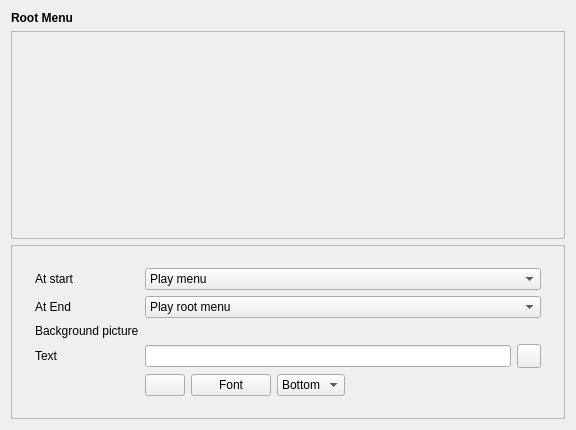
<?xml version="1.0" encoding="UTF-8"?>
<ui version="4.0">
 <class>menuEdit</class>
 <widget class="QWidget" name="menuEdit">
  <property name="geometry">
   <rect>
    <x>0</x>
    <y>0</y>
    <width>576</width>
    <height>430</height>
   </rect>
  </property>
  <property name="windowTitle">
   <string>Edit Menu</string>
  </property>
  <layout class="QGridLayout" name="gridLayout_3">
   <item row="0" column="0">
    <widget class="QLabel" name="lTitle">
     <property name="sizePolicy">
      <sizepolicy hsizetype="Preferred" vsizetype="Fixed">
       <horstretch>0</horstretch>
       <verstretch>0</verstretch>
      </sizepolicy>
     </property>
     <property name="font">
      <font>
       <weight>75</weight>
       <bold>true</bold>
      </font>
     </property>
     <property name="text">
      <string>Root Menu</string>
     </property>
     <property name="wordWrap">
      <bool>false</bool>
     </property>
    </widget>
   </item>
   <item row="1" column="0">
    <widget class="QFrame" name="widget">
     <property name="frameShape">
      <enum>QFrame::StyledPanel</enum>
     </property>
    </widget>
   </item>
   <item row="2" column="0">
    <widget class="QFrame" name="frame_3">
     <property name="sizePolicy">
      <sizepolicy hsizetype="Preferred" vsizetype="Fixed">
       <horstretch>0</horstretch>
       <verstretch>0</verstretch>
      </sizepolicy>
     </property>
     <property name="frameShape">
      <enum>QFrame::StyledPanel</enum>
     </property>
     <property name="frameShadow">
      <enum>QFrame::Raised</enum>
     </property>
     <layout class="QGridLayout" name="gridLayout_2">
      <item row="0" column="0">
       <spacer name="horizontalSpacer_3">
        <property name="orientation">
         <enum>Qt::Horizontal</enum>
        </property>
        <property name="sizeType">
         <enum>QSizePolicy::Minimum</enum>
        </property>
       </spacer>
      </item>
      <item row="0" column="1">
       <widget class="QFrame" name="frame_2">
        <layout class="QGridLayout" name="gridLayout">
         <item row="0" column="0">
          <widget class="QLabel" name="textLabel1_2">
           <property name="text">
            <string>At start</string>
           </property>
           <property name="wordWrap">
            <bool>false</bool>
           </property>
          </widget>
         </item>
         <item row="0" column="1" colspan="4">
          <widget class="QComboBox" name="cbStart">
           <item>
            <property name="text">
             <string>Play menu</string>
            </property>
           </item>
           <item>
            <property name="text">
             <string>Play title 1</string>
            </property>
           </item>
          </widget>
         </item>
         <item row="1" column="0">
          <widget class="QLabel" name="textLabel1_2_2">
           <property name="text">
            <string>At End</string>
           </property>
           <property name="wordWrap">
            <bool>false</bool>
           </property>
          </widget>
         </item>
         <item row="1" column="1" colspan="4">
          <widget class="QComboBox" name="cbEnd">
           <item>
            <property name="text">
             <string>Play root menu</string>
            </property>
           </item>
           <item>
            <property name="text">
             <string>Play title menu</string>
            </property>
           </item>
           <item>
            <property name="text">
             <string>Play title 1</string>
            </property>
           </item>
          </widget>
         </item>
         <item row="2" column="0">
          <widget class="QLabel" name="textLabel1">
           <property name="sizePolicy">
            <sizepolicy hsizetype="Fixed" vsizetype="Preferred">
             <horstretch>0</horstretch>
             <verstretch>0</verstretch>
            </sizepolicy>
           </property>
           <property name="text">
            <string>Background picture</string>
           </property>
           <property name="wordWrap">
            <bool>false</bool>
           </property>
          </widget>
         </item>
         <item row="2" column="1" colspan="4">
          <widget class="KUrlRequester" name="urBackground"/>
         </item>
         <item row="3" column="0">
          <widget class="QLabel" name="textLabel2">
           <property name="sizePolicy">
            <sizepolicy hsizetype="Fixed" vsizetype="Preferred">
             <horstretch>0</horstretch>
             <verstretch>0</verstretch>
            </sizepolicy>
           </property>
           <property name="text">
            <string>Text</string>
           </property>
           <property name="wordWrap">
            <bool>false</bool>
           </property>
          </widget>
         </item>
         <item row="3" column="1" colspan="4">
          <layout class="QHBoxLayout" name="horizontalLayout">
           <item>
            <widget class="QLineEdit" name="leTitle"/>
           </item>
           <item>
            <widget class="QPushButton" name="bAddText">
             <property name="sizePolicy">
              <sizepolicy hsizetype="Maximum" vsizetype="Maximum">
               <horstretch>0</horstretch>
               <verstretch>0</verstretch>
              </sizepolicy>
             </property>
             <property name="minimumSize">
              <size>
               <width>24</width>
               <height>24</height>
              </size>
             </property>
             <property name="maximumSize">
              <size>
               <width>24</width>
               <height>24</height>
              </size>
             </property>
             <property name="text">
              <string/>
             </property>
             <property name="shortcut">
              <string/>
             </property>
            </widget>
           </item>
          </layout>
         </item>
         <item row="4" column="1">
          <widget class="KColorButton" name="cbColor">
           <property name="sizePolicy">
            <sizepolicy hsizetype="Fixed" vsizetype="Fixed">
             <horstretch>0</horstretch>
             <verstretch>0</verstretch>
            </sizepolicy>
           </property>
           <property name="text">
            <string/>
           </property>
          </widget>
         </item>
         <item row="4" column="2">
          <widget class="QPushButton" name="bFont">
           <property name="sizePolicy">
            <sizepolicy hsizetype="Minimum" vsizetype="Fixed">
             <horstretch>0</horstretch>
             <verstretch>0</verstretch>
            </sizepolicy>
           </property>
           <property name="text">
            <string>Font</string>
           </property>
          </widget>
         </item>
         <item row="4" column="3">
          <widget class="QComboBox" name="cbPosTitle">
           <property name="sizePolicy">
            <sizepolicy hsizetype="Minimum" vsizetype="Fixed">
             <horstretch>0</horstretch>
             <verstretch>0</verstretch>
            </sizepolicy>
           </property>
           <item>
            <property name="text">
             <string>Bottom</string>
            </property>
           </item>
           <item>
            <property name="text">
             <string>Right</string>
            </property>
           </item>
          </widget>
         </item>
         <item row="4" column="4">
          <spacer name="horizontalSpacer">
           <property name="orientation">
            <enum>Qt::Horizontal</enum>
           </property>
           <property name="sizeType">
            <enum>QSizePolicy::Expanding</enum>
           </property>
           <property name="sizeHint" stdset="0">
            <size>
             <width>40</width>
             <height>20</height>
            </size>
           </property>
          </spacer>
         </item>
        </layout>
       </widget>
      </item>
      <item row="0" column="2">
       <spacer name="horizontalSpacer_4">
        <property name="orientation">
         <enum>Qt::Horizontal</enum>
        </property>
        <property name="sizeType">
         <enum>QSizePolicy::Minimum</enum>
        </property>
       </spacer>
      </item>
     </layout>
    </widget>
   </item>
  </layout>
 </widget>
 <layoutdefault spacing="6" margin="11"/>
 <customwidgets>
  <customwidget>
   <class>KUrlRequester</class>
   <extends>QFrame</extends>
   <header>kurlrequester.h</header>
  </customwidget>
  <customwidget>
   <class>QPushButton</class>
   <extends>QPushButton</extends>
   <header>qpushbutton.h</header>
  </customwidget>
  <customwidget>
   <class>KColorButton</class>
   <extends>QPushButton</extends>
   <header>kcolorbutton.h</header>
  </customwidget>
 </customwidgets>
 <tabstops>
  <tabstop>cbStart</tabstop>
  <tabstop>cbEnd</tabstop>
  <tabstop>urBackground</tabstop>
  <tabstop>leTitle</tabstop>
  <tabstop>cbColor</tabstop>
  <tabstop>bFont</tabstop>
  <tabstop>cbPosTitle</tabstop>
 </tabstops>
 <includes>
  <include location="local">kurlrequester.h</include>
  <include location="local">qpushbutton.h</include>
  <include location="local">kcolorbutton.h</include>
  <include location="local">qpushbutton.h</include>
  <include location="local">qpushbutton.h</include>
 </includes>
 <resources/>
 <connections>
  <connection>
   <sender>bFont</sender>
   <signal>clicked()</signal>
   <receiver>menuEdit</receiver>
   <slot>bFontClick()</slot>
   <hints>
    <hint type="sourcelabel">
     <x>20</x>
     <y>20</y>
    </hint>
    <hint type="destinationlabel">
     <x>20</x>
     <y>20</y>
    </hint>
   </hints>
  </connection>
  <connection>
   <sender>urBackground</sender>
   <signal>urlSelected(const KUrl &amp;)</signal>
   <receiver>menuEdit</receiver>
   <slot>urBackgroundSelected(const KUrl &amp;)</slot>
   <hints>
    <hint type="sourcelabel">
     <x>20</x>
     <y>20</y>
    </hint>
    <hint type="destinationlabel">
     <x>20</x>
     <y>20</y>
    </hint>
   </hints>
  </connection>
  <connection>
   <sender>cbColor</sender>
   <signal>changed(QColor)</signal>
   <receiver>menuEdit</receiver>
   <slot>cbColorChanged(QColor)</slot>
   <hints>
    <hint type="sourcelabel">
     <x>20</x>
     <y>20</y>
    </hint>
    <hint type="destinationlabel">
     <x>20</x>
     <y>20</y>
    </hint>
   </hints>
  </connection>
  <connection>
   <sender>leTitle</sender>
   <signal>textChanged(QString)</signal>
   <receiver>menuEdit</receiver>
   <slot>leTitleChanged(QString)</slot>
   <hints>
    <hint type="sourcelabel">
     <x>20</x>
     <y>20</y>
    </hint>
    <hint type="destinationlabel">
     <x>20</x>
     <y>20</y>
    </hint>
   </hints>
  </connection>
  <connection>
   <sender>cbPosTitle</sender>
   <signal>activated(int)</signal>
   <receiver>menuEdit</receiver>
   <slot>cbPosTitleActivated(int)</slot>
   <hints>
    <hint type="sourcelabel">
     <x>20</x>
     <y>20</y>
    </hint>
    <hint type="destinationlabel">
     <x>20</x>
     <y>20</y>
    </hint>
   </hints>
  </connection>
  <connection>
   <sender>bAddText</sender>
   <signal>clicked()</signal>
   <receiver>menuEdit</receiver>
   <slot>bAddTextClick()</slot>
   <hints>
    <hint type="sourcelabel">
     <x>20</x>
     <y>20</y>
    </hint>
    <hint type="destinationlabel">
     <x>20</x>
     <y>20</y>
    </hint>
   </hints>
  </connection>
  <connection>
   <sender>cbStart</sender>
   <signal>activated(int)</signal>
   <receiver>menuEdit</receiver>
   <slot>cbStartActivated(int)</slot>
   <hints>
    <hint type="sourcelabel">
     <x>20</x>
     <y>20</y>
    </hint>
    <hint type="destinationlabel">
     <x>20</x>
     <y>20</y>
    </hint>
   </hints>
  </connection>
  <connection>
   <sender>cbEnd</sender>
   <signal>activated(int)</signal>
   <receiver>menuEdit</receiver>
   <slot>cbEndActivated(int)</slot>
   <hints>
    <hint type="sourcelabel">
     <x>20</x>
     <y>20</y>
    </hint>
    <hint type="destinationlabel">
     <x>20</x>
     <y>20</y>
    </hint>
   </hints>
  </connection>
 </connections>
</ui>
